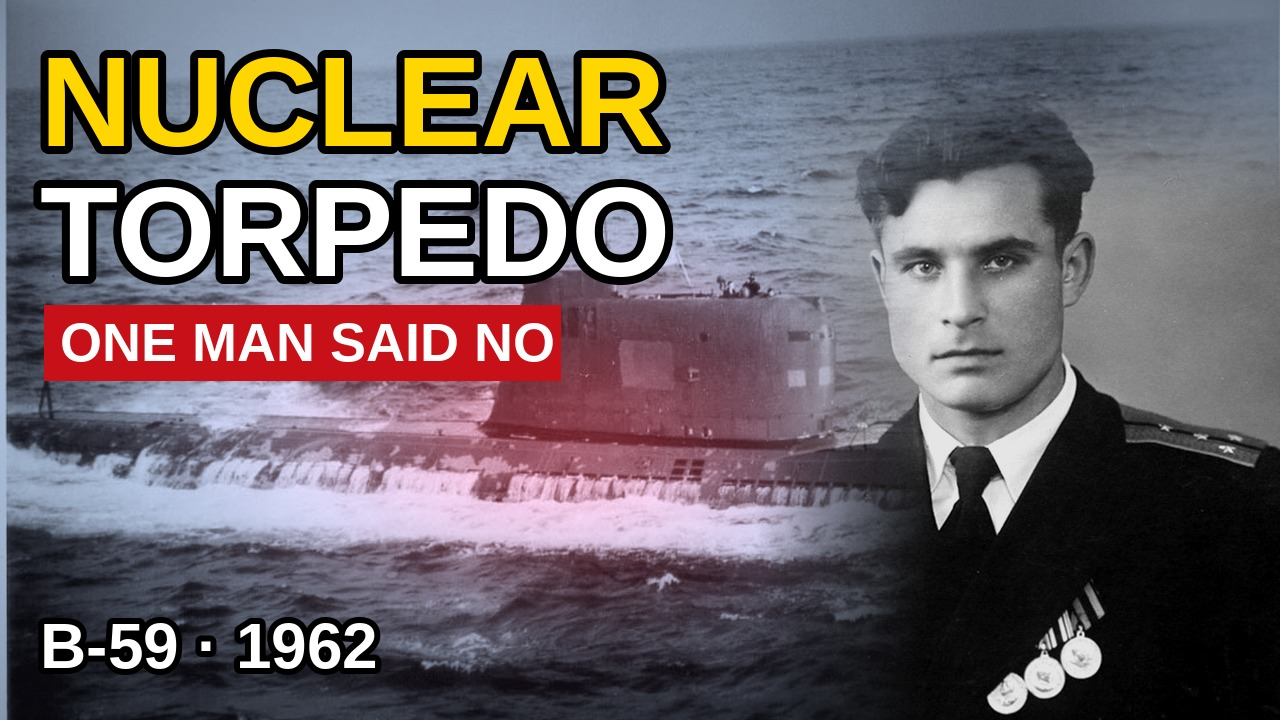
#> input picture assets/thumbnail_b59.jpg, 1280 x 720 px
$ python -i gemini_watermark_remover.py   (imports and definitions only)
#> lines starting #> are read from the running program, lines starting #| are printed output that depends on the picture
"""
gemini_watermark_remover.py

Elimina la marca de agua (sparkle) que Gemini/Imagen agrega en la esquina
inferior derecha de las imágenes generadas.

Estrategia (en orden de preferencia):
    1. OpenCV inpainting (cv2.INPAINT_TELEA): reconstruye el área desde todos
       los bordes usando difusión PDE — resultado más natural, especialmente en
       fondos con gradientes, texturas o contenido complejo.
    2. Fallback PIL: blend ponderado de tres parches (izquierda, arriba,
       diagonal) con máscaras de gradiente, mejor que el espejo simple anterior.

API pública:
    remove_gemini_watermark(src_path, dst_path=None) -> str
"""

from __future__ import annotations

import os
from pathlib import Path
from typing import Optional, Tuple

try:
    from PIL import Image, ImageFilter, ImageDraw
    PIL_AVAILABLE = True
except ImportError:
    PIL_AVAILABLE = False

try:
    import cv2
    import numpy as np
    CV2_AVAILABLE = True
except ImportError:
    CV2_AVAILABLE = False


# Zona de búsqueda del watermark (fracción de la imagen desde el borde inf-der)
# Gemini siempre coloca el sparkle en la esquina inferior-derecha con margen pequeño;
# un área demasiado grande captura contenido brillante (cielo, sol) en lugar del sparkle
_SEARCH_X_RATIO = 0.18   # buscar en el 18% derecho
_SEARCH_Y_RATIO = 0.14   # buscar en el 14% inferior
# Tamaño del box de inpainting alrededor del centro detectado
_WM_WIDTH_RATIO  = 0.16
_WM_HEIGHT_RATIO = 0.13
_WM_MIN_PX  = 90
_WM_MAX_PX  = 300


def _detect_watermark_center(arr: "np.ndarray") -> Tuple[int, int]:
    """
    Detecta la posición del sparkle de Gemini buscando el cluster más brillante
    dentro de la zona inferior-derecha esperada.
    Devuelve (cx, cy) en coordenadas de la imagen completa.
    """
    h, w = arr.shape[:2]
    # Zona de búsqueda
    sy = int(h * (1 - _SEARCH_Y_RATIO))
    sx = int(w * (1 - _SEARCH_X_RATIO))
    region = arr[sy:h, sx:w]

    # Convertir a escala de grises y aplicar blur para encontrar el cluster
    gray = cv2.cvtColor(region, cv2.COLOR_RGB2GRAY).astype(np.float32)
    blurred = cv2.GaussianBlur(gray, (21, 21), 0)
    _, _, _, max_loc = cv2.minMaxLoc(blurred)

    # Coordenadas en la imagen completa
    cx = sx + max_loc[0]
    cy = sy + max_loc[1]
    return (cx, cy)


def _compute_watermark_box(width: int, height: int,
                            arr: "Optional[np.ndarray]" = None) -> Tuple[int, int, int, int]:
    """
    Si se pasa el array numpy de la imagen, detecta automáticamente el centro
    del watermark. Si no, usa la esquina inferior-derecha como fallback.
    """
    wm_w = max(_WM_MIN_PX, min(int(width  * _WM_WIDTH_RATIO),  _WM_MAX_PX))
    wm_h = max(_WM_MIN_PX, min(int(height * _WM_HEIGHT_RATIO), _WM_MAX_PX))

    if arr is not None and CV2_AVAILABLE:
        try:
            cx, cy = _detect_watermark_center(arr)
            left   = max(0,     cx - wm_w // 2)
            top    = max(0,     cy - wm_h // 2)
            right  = min(width,  left + wm_w)
            bottom = min(height, top  + wm_h)
            return (left, top, right, bottom)
        except Exception:
            pass

    # Fallback: esquina inferior-derecha fija
    return (max(0, width - wm_w), max(0, height - wm_h), width, height)


# ---------------------------------------------------------------------------
# Estrategia 1: OpenCV inpainting
# ---------------------------------------------------------------------------

def _soft_ellipse_mask(shape: Tuple[int, int], box: Tuple[int, int, int, int],
                       feather: int) -> "np.ndarray":
    """
    Máscara float32 [0..1]:
      - 1.0 en todo el interior del box (la zona eliminada queda completamente
        reemplazada por el inpainted, sin que el sparkle original se cuele).
      - Decae suavemente de 1.0 a 0.0 en los `feather` píxeles exteriores
        al borde del box (transición coseno para evitar costuras visibles).
    """
    h, w = shape
    left, top, right, bottom = box

    ys, xs = np.ogrid[:h, :w]

    # Distancia de cada píxel al borde más cercano del box (0 = dentro o en borde)
    dx = np.maximum(0.0, np.maximum(left - xs.astype(np.float32),
                                     xs.astype(np.float32) - (right  - 1)))
    dy = np.maximum(0.0, np.maximum(top  - ys.astype(np.float32),
                                     ys.astype(np.float32) - (bottom - 1)))
    dist_outside = np.sqrt(dx ** 2 + dy ** 2)  # 0 dentro del box, >0 fuera

    # t=0 en el borde del box (1.0), t=1 a `feather` px de distancia (0.0)
    t = np.clip(dist_outside / max(feather, 1), 0.0, 1.0)
    blend = (np.cos(t * np.pi) + 1.0) / 2.0
    return blend.astype(np.float32)


def _inpaint_opencv(img: "Image.Image", box: Tuple[int, int, int, int],
                    arr: "Optional[np.ndarray]" = None) -> "Image.Image":
    """
    Usa cv2.INPAINT_TELEA con una máscara binaria ampliada para la reconstrucción,
    luego compone el resultado sobre el original con una máscara de gradiente
    elíptico suave — sin bordes rectangulares visibles.
    """
    left, top, right, bottom = box
    bw, bh = right - left, bottom - top
    pad = max(12, int(min(bw, bh) * 0.20))

    if arr is None:
        arr = np.array(img.convert("RGB"), dtype=np.uint8)

    # Máscara binaria con margen para inpaint (el inpainting necesita un poco más
    # de área que la zona a ocultar para reconstruir bien)
    hard_mask = np.zeros(arr.shape[:2], dtype=np.uint8)
    hard_mask[max(0, top - pad): min(arr.shape[0], bottom + pad),
              max(0, left - pad): min(arr.shape[1], right + pad)] = 255

    radius = max(14, int((bw + bh) / 6))
    inpainted = cv2.inpaint(arr, hard_mask, inpaintRadius=radius, flags=cv2.INPAINT_TELEA)

    # Máscara suave elíptica: mezcla gradual entre inpainted y original
    feather = max(12, int(min(bw, bh) * 0.25))
    soft = _soft_ellipse_mask(arr.shape[:2], box, feather)

    # Composite: inpainted donde soft≈1, original donde soft≈0
    soft3 = soft[:, :, np.newaxis]
    blended = (inpainted.astype(np.float32) * soft3
               + arr.astype(np.float32) * (1.0 - soft3))
    blended = np.clip(blended, 0, 255).astype(np.uint8)

    result_pil = Image.fromarray(blended)
    if img.mode == "RGBA":
        result_pil = result_pil.convert("RGBA")
        result_pil.putalpha(img.split()[3])

    return result_pil


# ---------------------------------------------------------------------------
# Estrategia 2: PIL multi-source blend (fallback)
# ---------------------------------------------------------------------------

# [146 lines left out: functions _make_gradient_mask, _get_patch, _inpaint_pil_blend, not called in this run]


# ---------------------------------------------------------------------------
# Punto de entrada público
# ---------------------------------------------------------------------------

def remove_gemini_watermark(src_path: str, dst_path: Optional[str] = None) -> str:
    """Elimina el watermark de Gemini de una imagen.

    Usa OpenCV inpainting si está disponible; si no, blend multi-fuente con PIL.

    Args:
        src_path: ruta a la imagen de entrada.
        dst_path: ruta de salida. Si es None, sobrescribe src_path.

    Returns:
        La ruta de la imagen procesada.
    """
#> called with src_path = 'assets/thumbnail_b59.jpg'
    if not PIL_AVAILABLE:
        raise RuntimeError("Pillow no está instalado: pip install Pillow")

    src = Path(src_path)
    if not src.is_file():
        raise FileNotFoundError(f"No existe la imagen: {src_path}")

    out_path = Path(dst_path) if dst_path else src

    with Image.open(src) as img:
#> img is the input picture: PIL image 1280x720 RGB; mean R, G, B 109.9, 100.8, 105.9
        mode = img.mode
#> mode = 'RGB'
        if mode not in ("RGB", "RGBA"):
            work = img.convert("RGBA" if "A" in mode else "RGB")
        else:
            work = img.copy()

        width, height = work.size
#> width = 1280; height = 720
        if width < 100 or height < 100:
            if str(out_path) != str(src):
                work.save(out_path)
            return str(out_path)

        if CV2_AVAILABLE:
            arr = np.array(work.convert("RGB"), dtype=np.uint8)
            box = _compute_watermark_box(width, height, arr=arr)
#> in _detect_watermark_center, `region = arr[sy:h, sx:w]`:
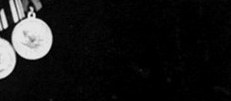
#> region: shape (101, 231, 3); min 0, max 233, mean 24.6
#> in _detect_watermark_center, `blurred = cv2.GaussianBlur(gray, (21, 21), 0)`:
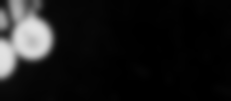
#> blurred: shape (101, 231) float32; min 0.00223, max 226.2, mean 24.6
#> in _detect_watermark_center, `_, _, _, max_loc = cv2.minMaxLoc(blurred)`: max_loc = (35, 28)
#> in _detect_watermark_center, `cx = sx + max_loc[0]`: cx = 1084
#> in _detect_watermark_center, `cy = sy + max_loc[1]`: cy = 647
#> in _compute_watermark_box, `cx, cy = _detect_watermark_center(arr)`: cx = 1084; cy = 647
#> in _compute_watermark_box, `left   = max(0,     cx - wm_w // 2)`: left = 982
#> in _compute_watermark_box, `top    = max(0,     cy - wm_h // 2)`: top = 601
#> in _compute_watermark_box, `right  = min(width,  left + wm_w)`: right = 1186
#> in _compute_watermark_box, `bottom = min(height, top  + wm_h)`: bottom = 694
#> box = (982, 601, 1186, 694)
            cleaned = _inpaint_opencv(work, box, arr=arr)
#> in _inpaint_opencv, `left, top, right, bottom = box`: left = 982; top = 601; right = 1186; bottom = 694
#> in _inpaint_opencv, `bw, bh = right - left, bottom - top`: bw = 204; bh = 93
#> in _inpaint_opencv, `pad = max(12, int(min(bw, bh) * 0.20))`: pad = 18
#> in _inpaint_opencv, `radius = max(14, int((bw + bh) / 6))`: radius = 49
#> in _inpaint_opencv, `feather = max(12, int(min(bw, bh) * 0.25))`: feather = 23
#> in _soft_ellipse_mask, `left, top, right, bottom = box`: left = 982; top = 601; right = 1186; bottom = 694
#> in _soft_ellipse_mask, `dy = np.maximum(0.0, np.maximum(top  - ys.astype(np.float32), ys.astyp..`: dy = 720 values, max 601 at index 0, min 0 at index 601, mean 251.7
#> in _soft_ellipse_mask, `dist_outside = np.sqrt(dx ** 2 + dy ** 2)`:
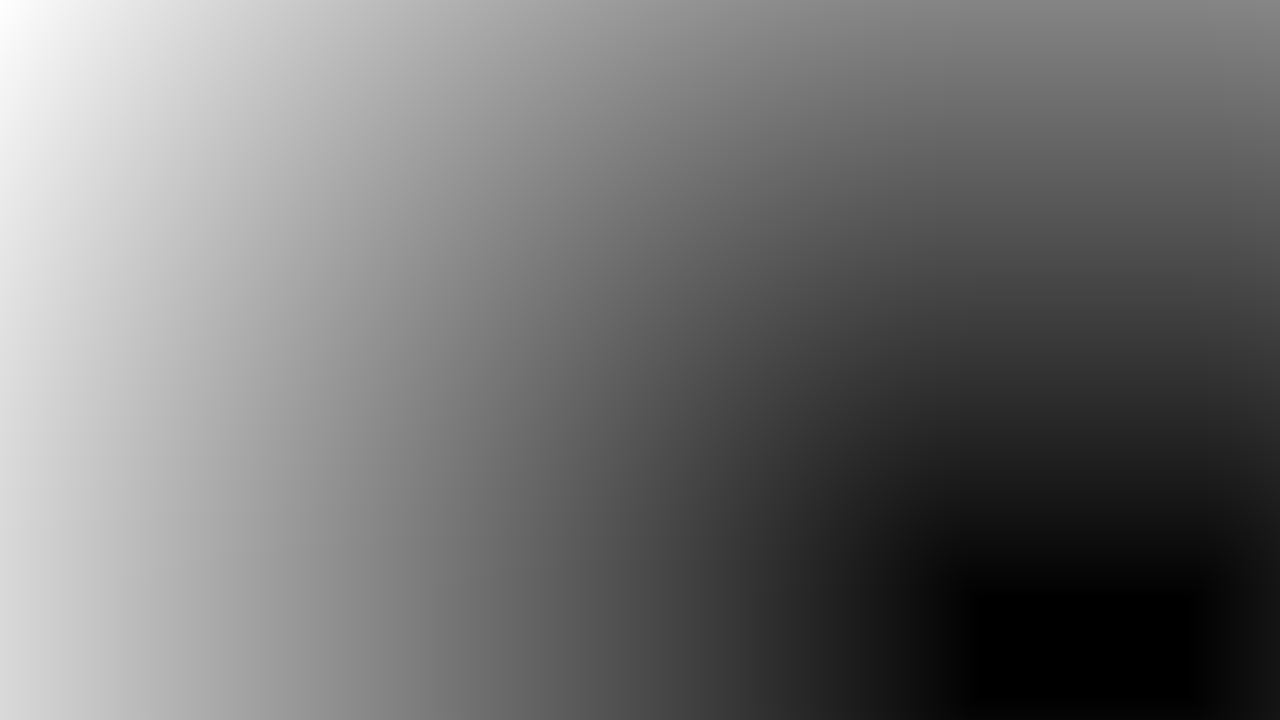
#> dist_outside: shape (720, 1280) float32; min 0, max 1151.3, mean 517.1; drawn with min black and max white
#> in _soft_ellipse_mask, `t = np.clip(dist_outside / max(feather, 1), 0.0, 1.0)`:
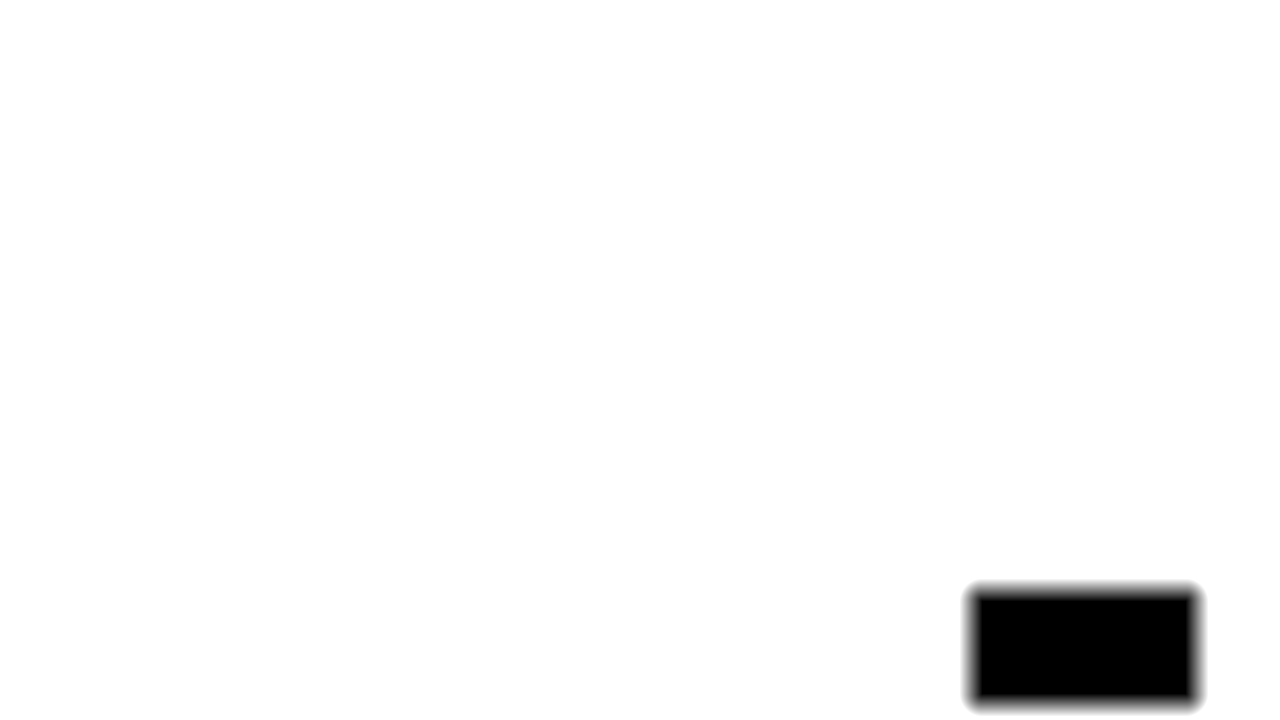
#> t: shape (720, 1280) float32; min 0, max 1, mean 0.972
#> in _soft_ellipse_mask, `blend = (np.cos(t * np.pi) + 1.0) / 2.0`:
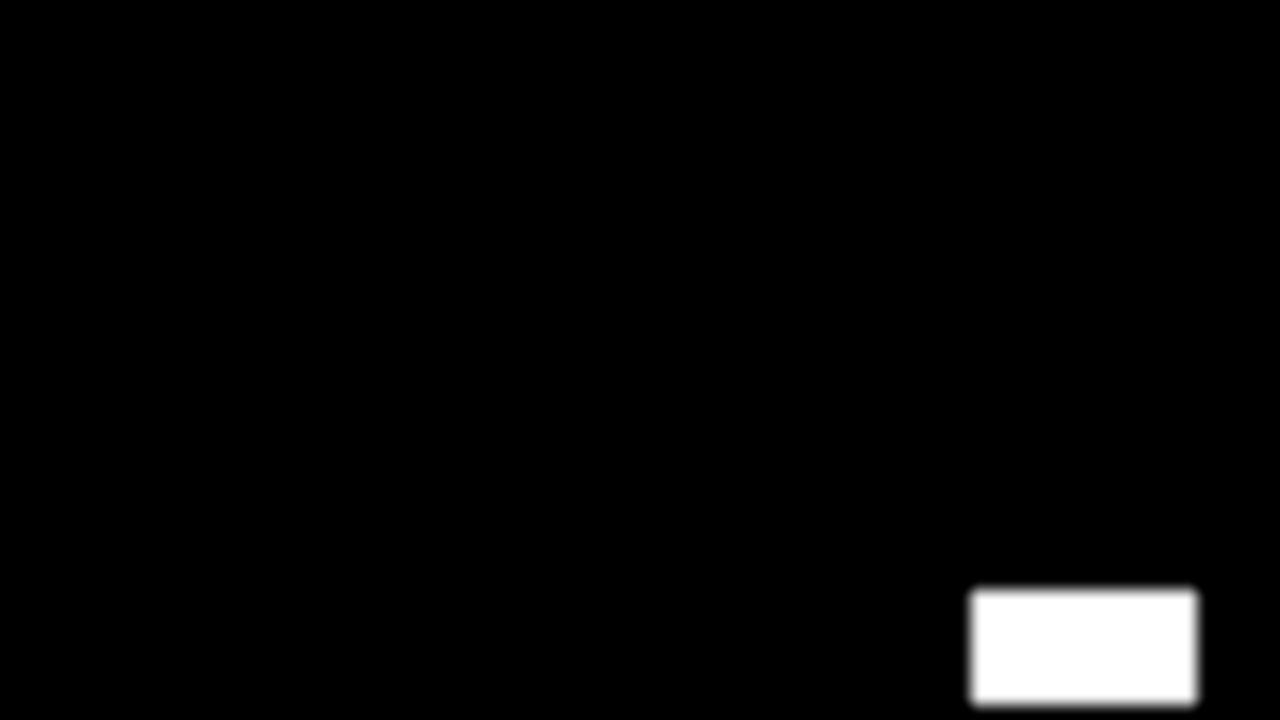
#> blend: shape (720, 1280) float32; min 0, max 1, mean 0.0282
            method = "OpenCV TELEA"
        else:
            box = _compute_watermark_box(width, height)
            cleaned = _inpaint_pil_blend(work, box)
            method = "PIL multi-source blend"

        fmt = (img.format or out_path.suffix.lstrip(".").upper() or "PNG").upper()
#> fmt = 'JPEG'
        if fmt == "JPG":
            fmt = "JPEG"
        save_kwargs = {}
        if fmt == "JPEG":
            if cleaned.mode == "RGBA":
                cleaned = cleaned.convert("RGB")
            save_kwargs["quality"] = 95
            save_kwargs["subsampling"] = 0

        cleaned.save(out_path, format=fmt, **save_kwargs)
        print(f"[WatermarkRemover] {method} aplicado: {out_path.name}")

    return str(out_path)


# [7 lines not run here, left out]

>>> result = remove_gemini_watermark('assets/thumbnail_b59.jpg')
